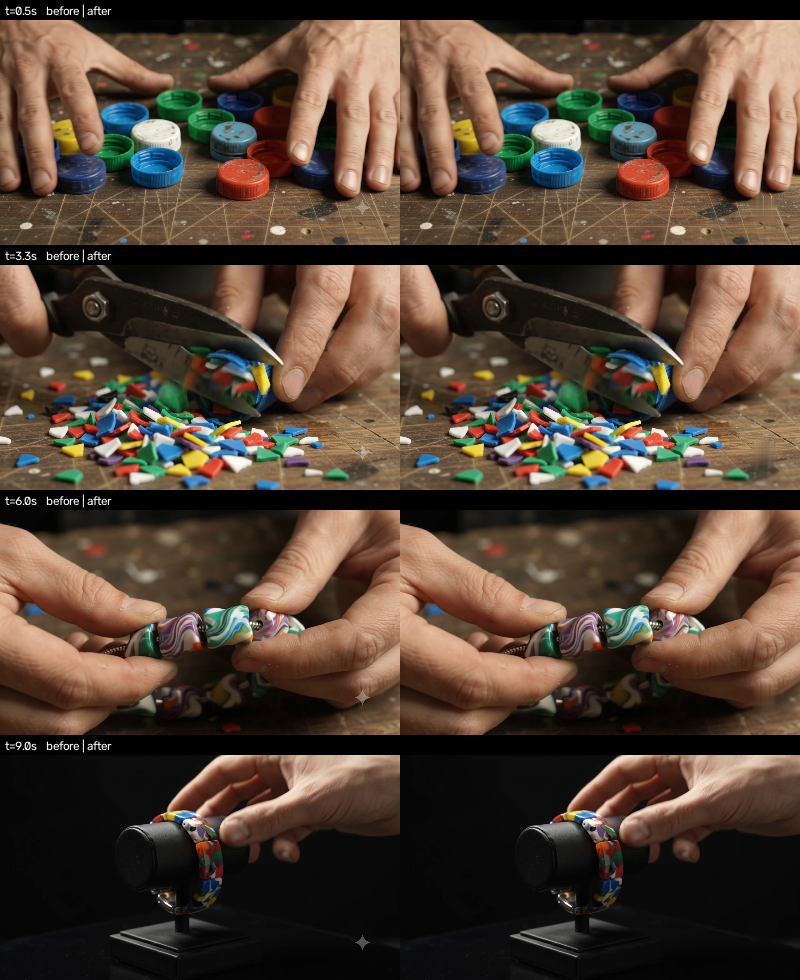
#> input picture samples/_veo2_compare.png, 800 x 980 px
$ python -i tracking.py   (imports and definitions only)   (older library calls are emulated)
#> lines starting #> are read from the running program, lines starting #| are printed output that depends on the picture
"""Follow a moving watermark across a video.

A watermark that hops between corners or slides around cannot use one static mask.
This module locates the marked patch in every frame by template matching on gradient
magnitude - the logo's edges stay put even as the background under a semi-transparent
overlay changes - then cleans the raw detections into a usable per-frame track.
"""

from __future__ import annotations

from dataclasses import dataclass
from pathlib import Path
from typing import Callable

import cv2
import numpy as np

from . import ffmpeg as ff
from .mask import Box

ProgressCb = Callable[[int, int], None] | None


@dataclass
class Detection:
    """Where the watermark was found in one frame, and how sure we are."""

    box: Box | None
    score: float
    confident: bool


def _features(rgb: np.ndarray) -> np.ndarray:
    """Gradient magnitude. Structure survives brightness changes; flat colour does not."""
    gray = cv2.cvtColor(rgb, cv2.COLOR_RGB2GRAY)
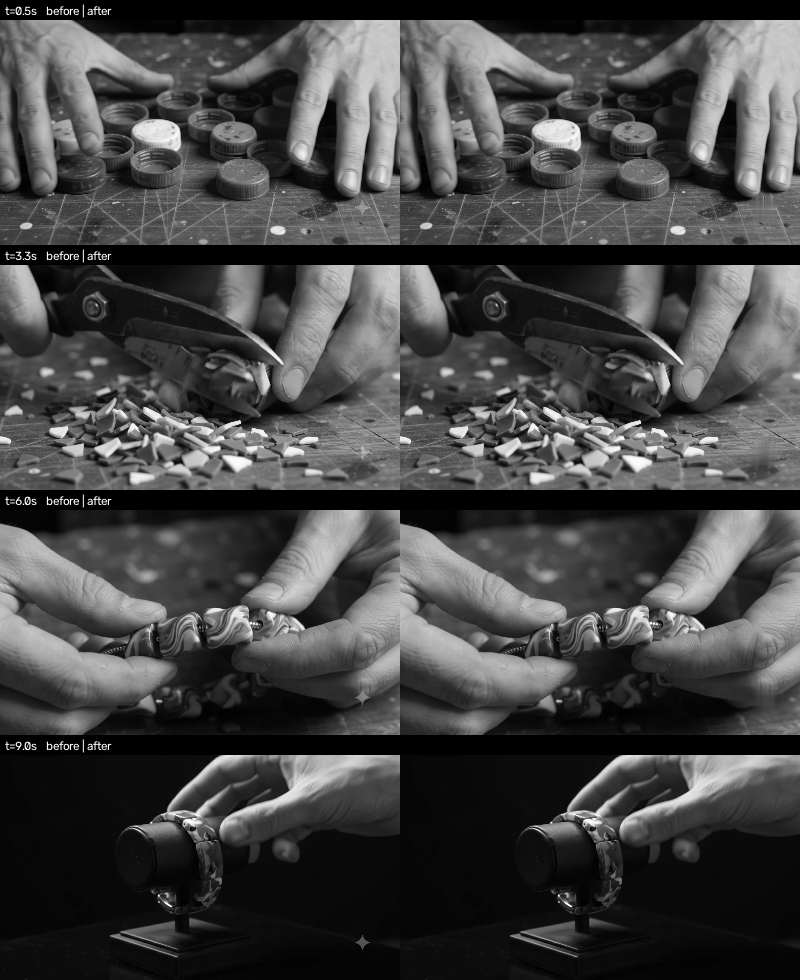
#> gray: shape (980, 800); min 0, max 255, mean 68.6
    gx = cv2.Sobel(gray, cv2.CV_32F, 1, 0, ksize=3)
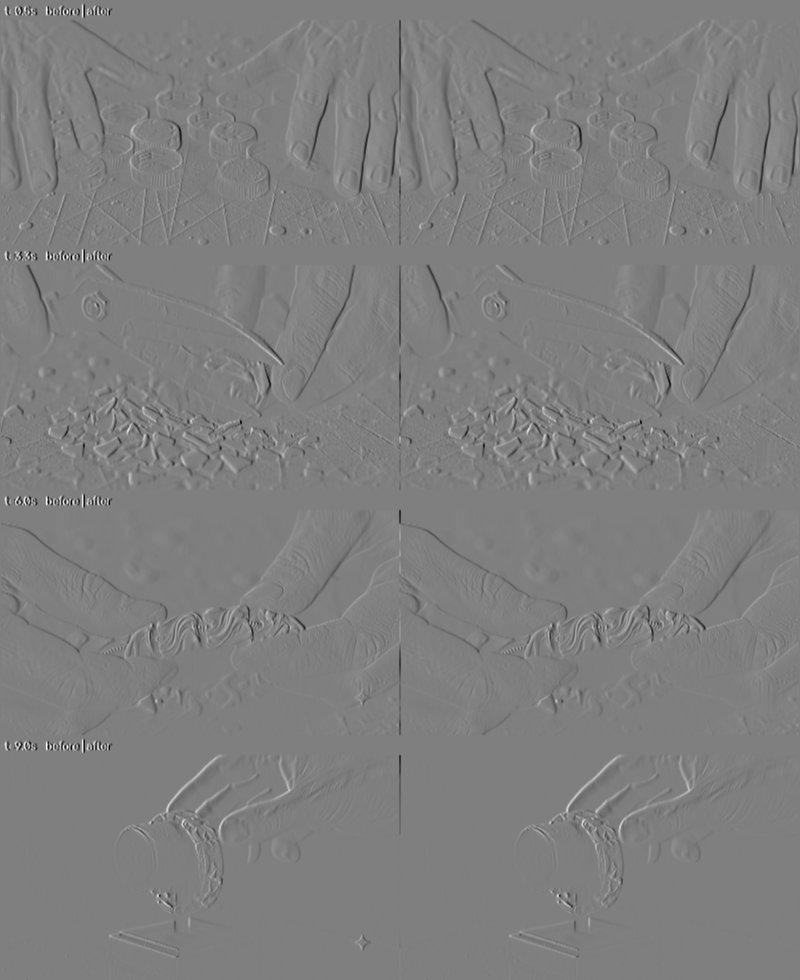
#> gx: shape (980, 800) float32; min -1013, max 1015, mean 0.4; drawn with min black and max white
    gy = cv2.Sobel(gray, cv2.CV_32F, 0, 1, ksize=3)
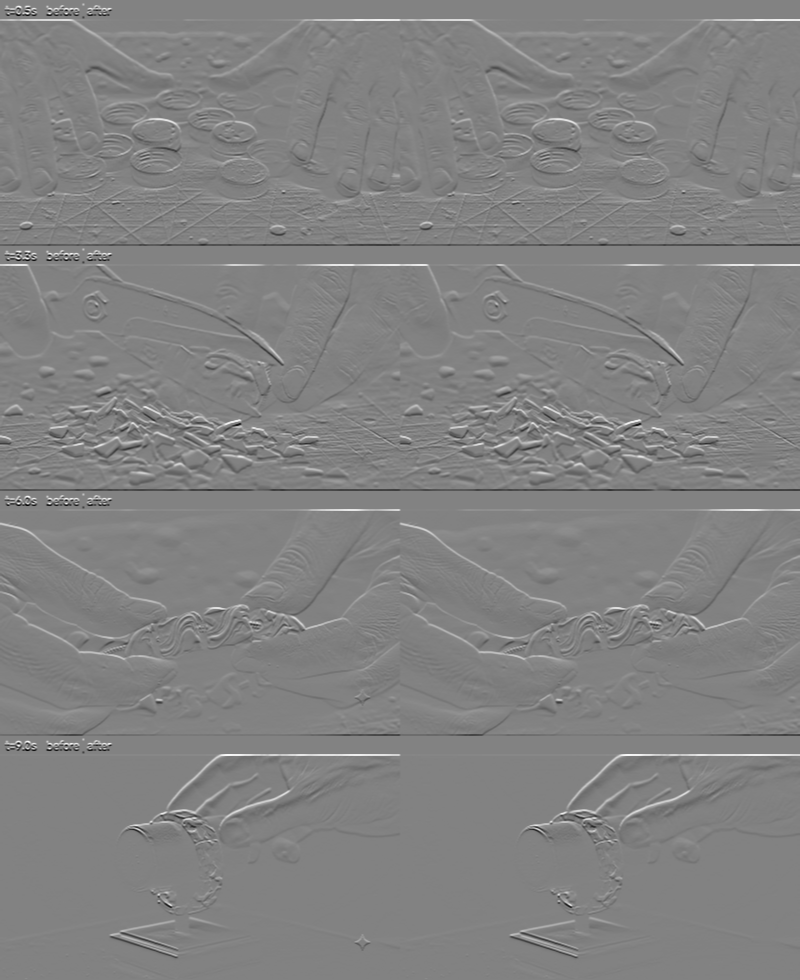
#> gy: shape (980, 800) float32; min -992, max 951, mean 0.1; drawn with min black and max white
    return cv2.magnitude(gx, gy)
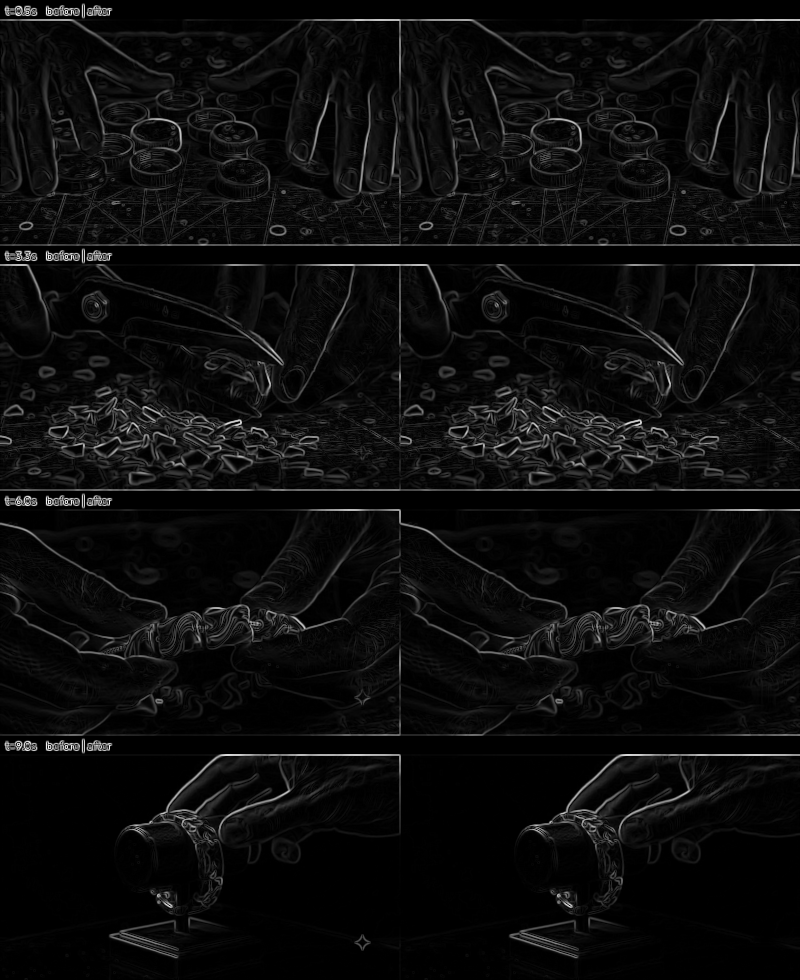
#> returned value: shape (980, 800) float32; min 0, max 1060.7, mean 53.5; drawn with min black and max white


class TemplateTracker:
    """Locate one fixed-size patch frame by frame.

    Searches a window around the previous hit first (cheap) and falls back to the whole
    frame when the local score drops - that fallback is what catches a corner hop.
    """

    # [164 lines left out: functions __init__, _match, locate, _interpolate, _smooth, track_watermark and 1 more, not called in this run]

>>> import cv2
>>> picture = cv2.cvtColor(cv2.imread('../samples/_veo2_compare.png'), cv2.COLOR_BGR2RGB)
>>> result = _features(picture)
